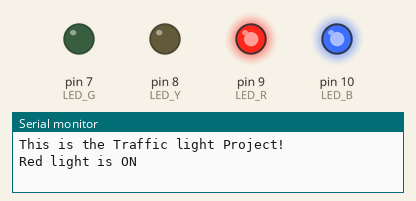
This sketch was run on a simulated Arduino Uno, built with avr-gcc and run on an emulated ATmega328P. Parts: output pins drawn as LEDs (lit = HIGH), the last lines printed to the serial monitor.

Above: at 0.12 s.
At 6.5 s:
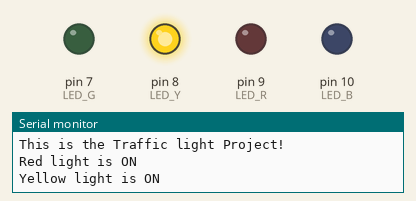
At 10.5 s:
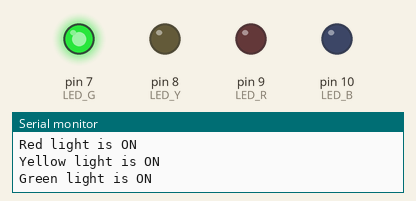
At 16.37 s:
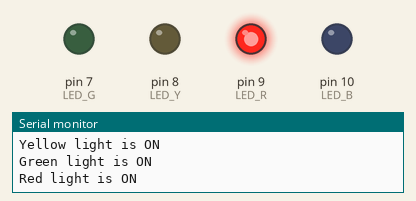
Timing chart, 0 to 16.9 s (numbered marks = the images above):
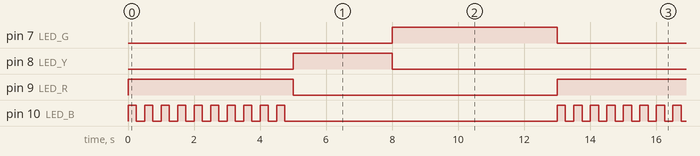

The sketch:

LAB3_cpe301.ino
```cpp
int LED_R = 9;
int LED_Y = 8;
int LED_G = 7;
int LED_B = 10;

void setup() {
// put your setup code here, to run once:
Serial.begin(9600);
pinMode(LED_R, OUTPUT);
pinMode(LED_Y, OUTPUT);
pinMode(LED_G, OUTPUT);
pinMode(LED_B, OUTPUT);
Serial.println("This is the Traffic light Project!");
}

void loop() {
// put your main code here, to run repeatedly:
Serial.println("Red light is ON");
digitalWrite(LED_R, HIGH);
unsigned long time = millis();
while (digitalRead(LED_R) == HIGH && millis() - time < 5000UL) {
digitalWrite(LED_B, !digitalRead(LED_B)); // toggle
delay(250);
}
digitalWrite(LED_B, LOW);
digitalWrite(LED_R, LOW);

Serial.println("Yellow light is ON");
digitalWrite(LED_Y, HIGH);
delay(3000);
digitalWrite(LED_Y, LOW);


Serial.println("Green light is ON");
digitalWrite(LED_G, HIGH);
delay(5000);
digitalWrite(LED_G, LOW);

}
```

Measured:
- by itself, pin 7 (LED_G), pin 9 (LED_R): alternates HIGH for 5.0 s and LOW for 8.0 s
- by itself, pin 8 (LED_Y): alternates HIGH for 3.0 s and LOW for 10.0 s
- by itself, pin 10 (LED_B): repeats every 13.0 s: 9 × (LOW 0.25 s, HIGH 0.25 s), LOW 8.3 s, HIGH 0.25 s
